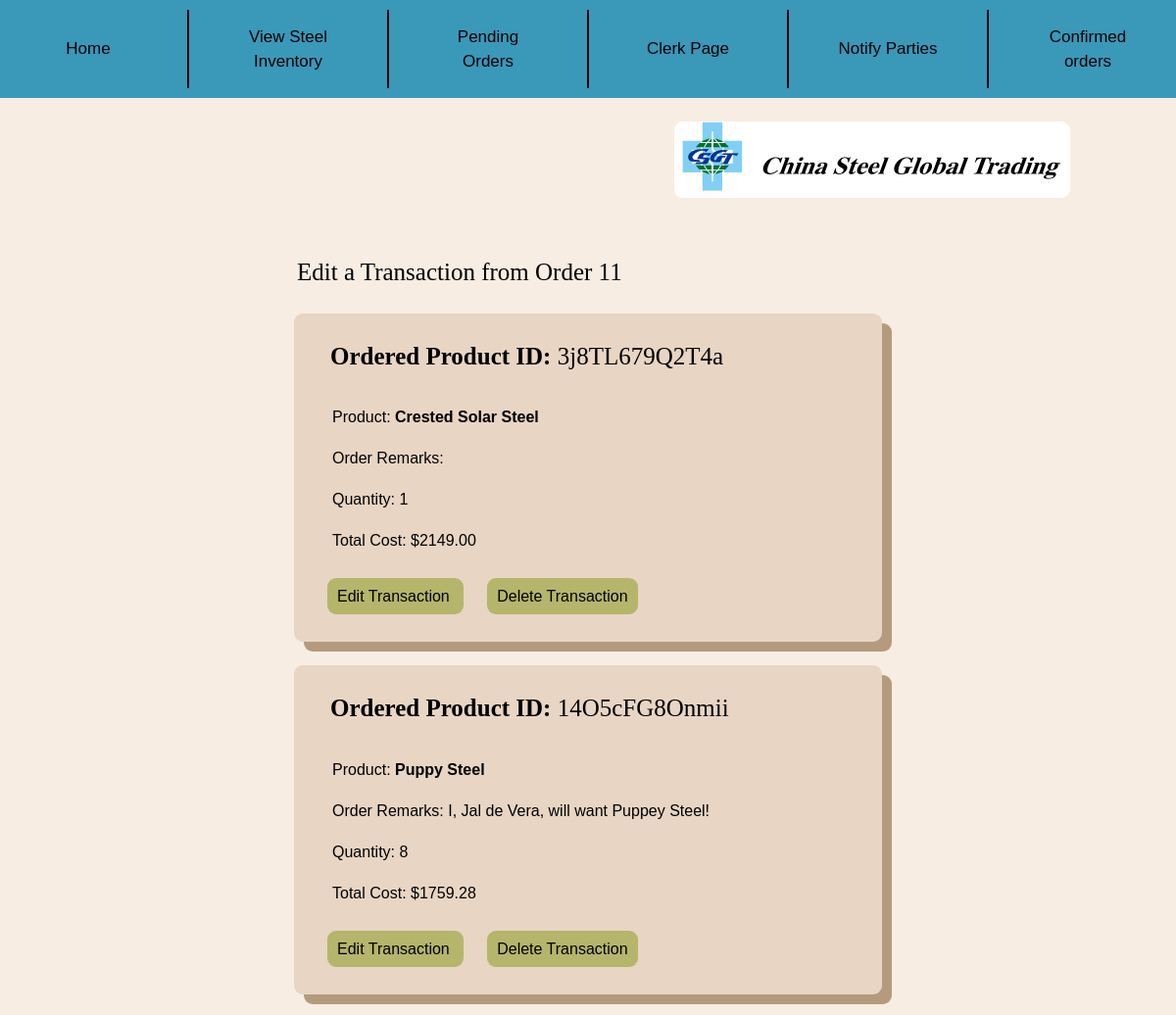
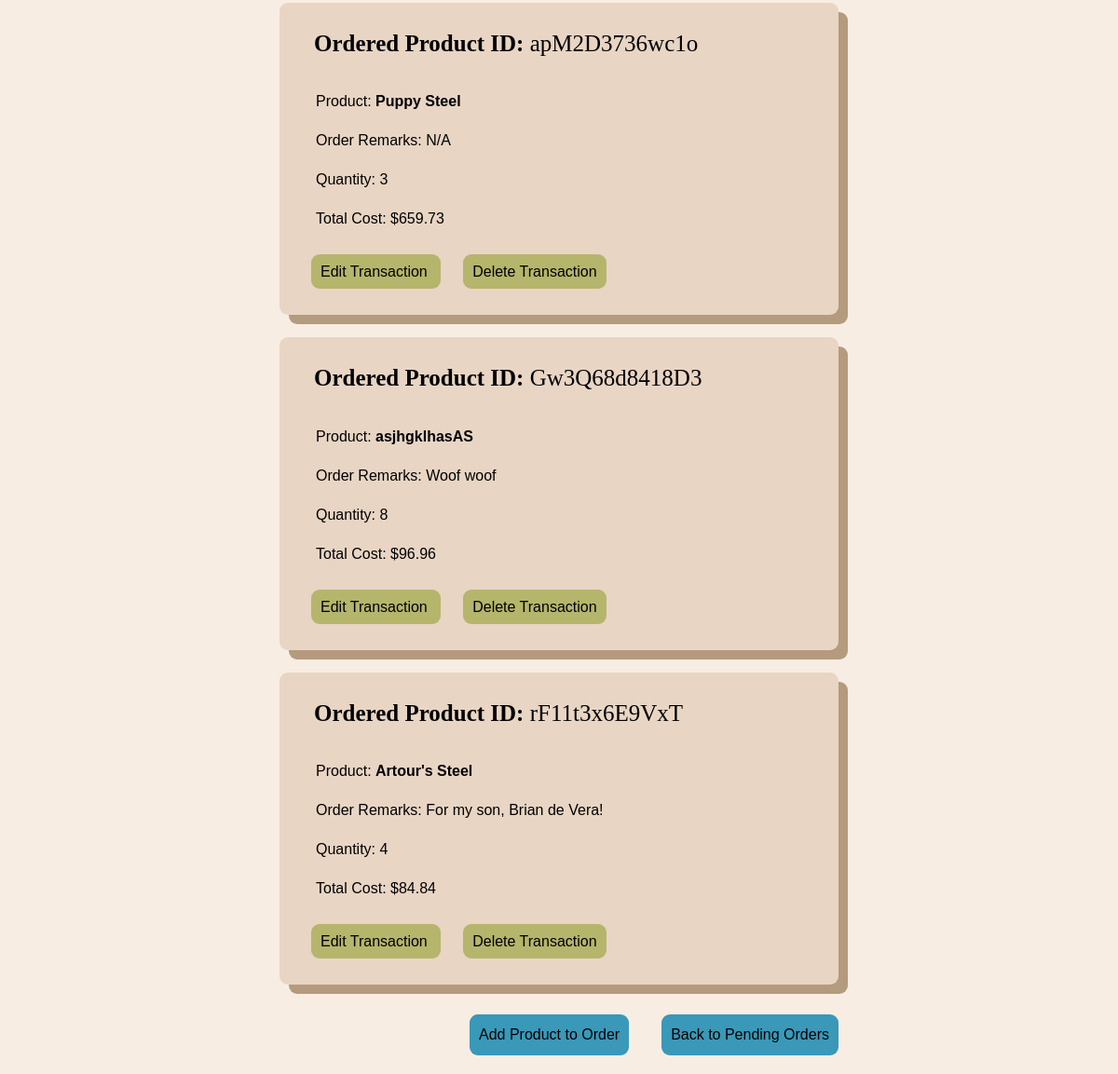
/UnfinishedTransactions/11/ (signed in), run on the app's committed database (2 pictures, top to bottom).
### Inventory/models.py (models this page shows, shortened)
class OrderedProduct(models.Model):
    remarks = models.CharField(max_length=200)
    quantity = models.IntegerField(default=0)
    totalcost = models.DecimalField(default=0, validators=[DecimalValidator(10,2)], decimal_places=2, max_digits=10)
    OrderedProductID = models.CharField(default=None, unique=True, max_length=13)
    OrderID = models.ForeignKey(FinalOrder, default=None, on_delete=models.CASCADE)
    Marks = models.ForeignKey(Product, on_delete=models.CASCADE)
    objects = models.Manager()

class Product(models.Model): #Steels, not food
    objects = models.Manager()
    Name = models.CharField(max_length=200, unique=True)
    Image = models.ImageField(default= "images/defproduct.jpg", blank=True, upload_to="images/") #not have image if we dont have one, uploaded to images folder automatically
    Manufacturer = models.CharField(default=None, max_length=100)
    ManuLoc = models.CharField(default=None,max_length=255)
    Color = models.CharField(default=None, max_length=20)
    Status = models.BooleanField(default=True) #Records incase of removed
    Measurement = models.CharField(default=None, max_length=30)
    Description = models.CharField(default=None, max_length=500)
    GrossWeight = models.CharField(default=None, max_length=40)
    Marks = models.CharField(default=None, null=True, max_length=300)
    Length = models.CharField(max_length=20)
    Cost = models.DecimalField(default=0, validators=[DecimalValidator(7,2)], decimal_places=2, max_digits=7) #declared value USD
    Stock = models.BigIntegerField(default=0)
    Contact = models.CharField(max_length=500)

### Inventory/views.py (the view)
# urls.py: path('UnfinishedTransactions/<int:pk>/', views.EditTrans, name='UnfTrans'),
def EditTrans(request, pk):
    condition = ""
    Order = get_object_or_404(FinalOrder, pk=pk)
    Products = OrderedProduct.objects.filter(OrderID = Order).order_by('-totalcost')
    if request.user.is_authenticated:
        error = request.session.get('HM')
        finalorderkey = request.session.get('PK')
        condition = True
        empty = len(Products) == 0
        if error != None:
            array = []
            for item in error.keys():
                if error[item] < 0:
                    array.append((item, error[item]))
            return render(request,'Inventory/cart.html',{
                    'C' : condition,
                    'Products' : Products,
                    'p' : pk,
                    'e' : empty,
                    'array' : array,
                    'orderkey' : finalorderkey
                })
        else:
            return render(request,'Inventory/cart.html',{
                        'C' : condition,
                        'Products' : Products,
                        'p' : pk,
                        'e' : empty
                    })

### Inventory/templates/Inventory/cart.html (shortened to what this page needs)
{% extends 'Inventory/base.html' %}
{% load static %}
    {% block content %}
        <br><br><br>
        {% if e == True %}
            <div class="container">
                <div class="Largetext" style="position: relative;"> No Products for this order yet! </div><br>
                <a class="Button" href="{% url 'Products2' %}" style="margin-bottom: 1vh; position: relative;"> Back to Pending Orders </a><br><br>
            </div>
        {% else %}
                <div class="Largetext" style="margin-left: 24vw;"> Edit a Transaction from Order {{p}} </div>
                {% for o in Products %}
                <div class="container" id="info">
                    <div class="Largetext"> <b>Ordered Product ID:</b> {{o.OrderedProductID}} </div>
                    <div class="bodytext"> Product: <b> {{o.Marks.Name}} </b> </div>
                    <div class="bodytext"> Order Remarks: {{o.remarks}} </div>
                    <div class="bodytext"> Quantity: {{o.quantity}} </div>
                    <div class="bodytext"> Total Cost: ${{o.totalcost}} </div><br>
                    <a class="Button" href="{% url 'editorder' pk=o.pk %}" style="margin-left: 2vw;"> Edit Transaction </a>
                    <a class="Button" href="{% url 'deltrans' pk=o.pk %}" style="margin-left: 2vw;"> Delete Transaction </a>
                    <br><br>
                </div>
                <br>
                {% endfor %}
                <a class="Button" href="{% url 'Products2' %}" style="background-color: #3A98B9; float: right; margin-right: 25vw; margin-top:1vh;  position: relative;"> Back to Pending Orders </a>
                <a class="Button" href="{% url 'addtoorder' pk=p %}" style=" background-color: #3A98B9; float: left; margin-left: 42vw; margin-top:1vh; position: relative;"> Add Product to Order </a>
                <br>
        {% endif %}
    <br><br>
    {% endblock %}

### Inventory/templates/Inventory/cart.html (style rules this page uses)
#info > .bodytext { margin-left: 2vw; }

### data on the page
OrderedProduct: OrderedProductID "3j8TL679Q2T4a", Marks.Name "Crested Solar Steel", quantity "1", totalcost "2149.00"
OrderedProduct: OrderedProductID "14O5cFG8Onmii", Marks.Name "Puppy Steel", remarks "I, Jal de Vera, will want Puppey Steel!", quantity "8", totalcost "1759.28"
OrderedProduct: OrderedProductID "apM2D3736wc1o", Marks.Name "Puppy Steel", remarks "N/A", quantity "3", totalcost "659.73"
OrderedProduct: OrderedProductID "Gw3Q68d8418D3", Marks.Name "asjhgklhasAS", remarks "Woof woof", quantity "8", totalcost "96.96"
OrderedProduct: OrderedProductID "rF11t3x6E9VxT", Marks.Name "Artour's Steel", remarks "For my son, Brian de Vera!", quantity "4", totalcost "84.84"

### other printed values
{{ p }} "11"
